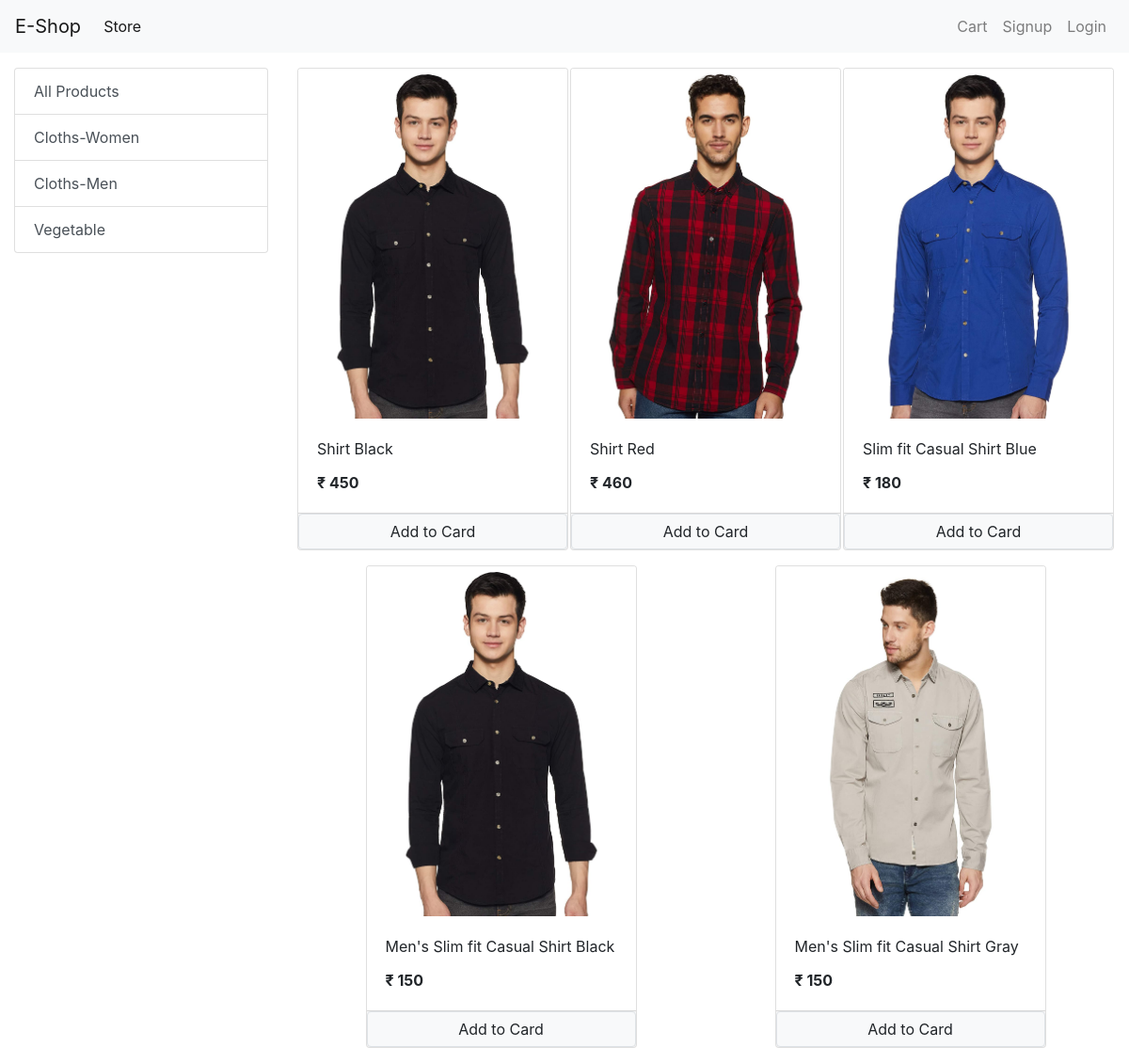
The app's page /?category=2 with its own data.
### store/models/category.py (models this page shows, shortened)
class Category(models.Model):
    name = models.CharField(max_length=20)
    @staticmethod
    def get_all_categories():
        return Category.objects.all()

### store/models/product.py (models this page shows, shortened)
class Product(models.Model):
    name = models.CharField(max_length=50)
    price = models.IntegerField(default=50)
    category = models.ForeignKey(Category, on_delete=models.CASCADE, default=1)
    description = models.CharField(max_length=200, default='', null=True, blank=True)
    image = models.ImageField(upload_to='uploads/products/')
    @staticmethod
    def get_all_products_by_categoryid(category_id):
        if category_id:
            return Product.objects.filter(category = category_id)
        else:
            return Product.get_all_products()

### store/views/home.py (the view, shortened to what this page needs)
# urls.py: path('', Index.as_view(), name='homepage'),
class Index(View):
    def get(self, request):
        cart = request.session.get('cart')
        if not cart:
            request.session['cart'] = {}
        products = None
        categories = Category.get_all_categories()
        categoryID = request.GET.get('category')
        if categoryID:
            products = Product.get_all_products_by_categoryid(categoryID)
        else:
            products = Product.get_all_products()
        data = {}
        data['products'] = products
        data['categories'] = categories
        return render(request, 'index.html', data)

### store/templatetags/cart.py (called while the page is built)
@register.filter(name='is_in_cart')
def is_in_cart(product, cart):
    keys = cart.keys()
    for id in keys:
        if int(id) == product.id:
            return True
    return False

### store/templatetags/custom_filter.py (called while the page is built)
@register.filter(name='currency')
def currency(number):
    return "₹ "+str(number)

### store/templates/index.html (shortened to what this page needs)
{% extends 'base.html' %}
{% block content %}
{% load cart %}
{% load custom_filter %}
<div class="container-fluid mt-3">
  <div class="row">
    <div class="col-lg-3 max-auto">
      <div class="list-group">
        <a href="/" class="list-group-item list-group-item-action  "> All Products</a>
        {% for category in categories %}
        <a href="/?category={{category.id}}" class="list-group-item list-group-item-action  ">{{category.name}}</a>
        {% endfor %}
      </div>
    </div>
    <div id="products" class="col-lg-9 mx-auto">
      <div class="row mx-auto">
        {% for product in products %}
        <div class="card mx-auto mb-3" id={{product.id}} style="width: 18rem;">
          <img src="{{product.image.url}}" class="card-img-top" alt="Card image cap">
          <div class="card-body">
            <p class="card-title">{{product.name}}</p>
            <p class="card-text"><b>{{product.price|currency}}</b></p>
          </div>
          <div class="card-footer p-0 nu-gutters">
            {% if product|is_in_cart:request.session.cart %}
            <div class="row  nu-gutters">
              <form action="/#{{product.id}}" method="post" class="col-2">
                {% csrf_token %}
                <input hidden type="text" name="product" value="{{product.id}}">
                <input hidden type="text" name="remove" value="True">
                <input type="submit" value=" - " class="btn btn-block btn-secondary">
              </form>
              <div class="text-center col">{{product|cart_quantity:request.session.cart}} in cart</div>
              <form action="/#{{product.id}}" method="post" class="col-2">
                {% csrf_token %}
                <input hidden type="text" name="product" value="{{product.id}}">
                <input type="submit" value=" + " class="btn btn-block btn-secondary">
              </form>
            </div>
            {% else %}
            <form action="/#{{product.id}}" method="POST" class="btn-block">
              <input type="submit" class="float-right btn btn-light border form-control" value="Add to Card">
            </form>
            {% endif %}
          </div>
        </div>
        {% endfor %}
      </div>
    </div>
  </div>
</div>
{% endblock %}

### records on screen
Category: name "Cloths-Women"
Category: name "Cloths-Men"
Category: name "Vegetable"
Product: {{ product.id }} 1 (drawn), image (picture), name "Shirt Black", price "₹ 450"
Product: image (picture), name "Shirt Red", price "₹ 460"
Product: image (picture), name "Slim fit Casual Shirt Blue", price "₹ 180"
Product: image (picture), name "Men's Slim fit Casual Shirt Black", price "₹ 150"
Product: image (picture), name "Men's Slim fit Casual Shirt Gray", price "₹ 150"
